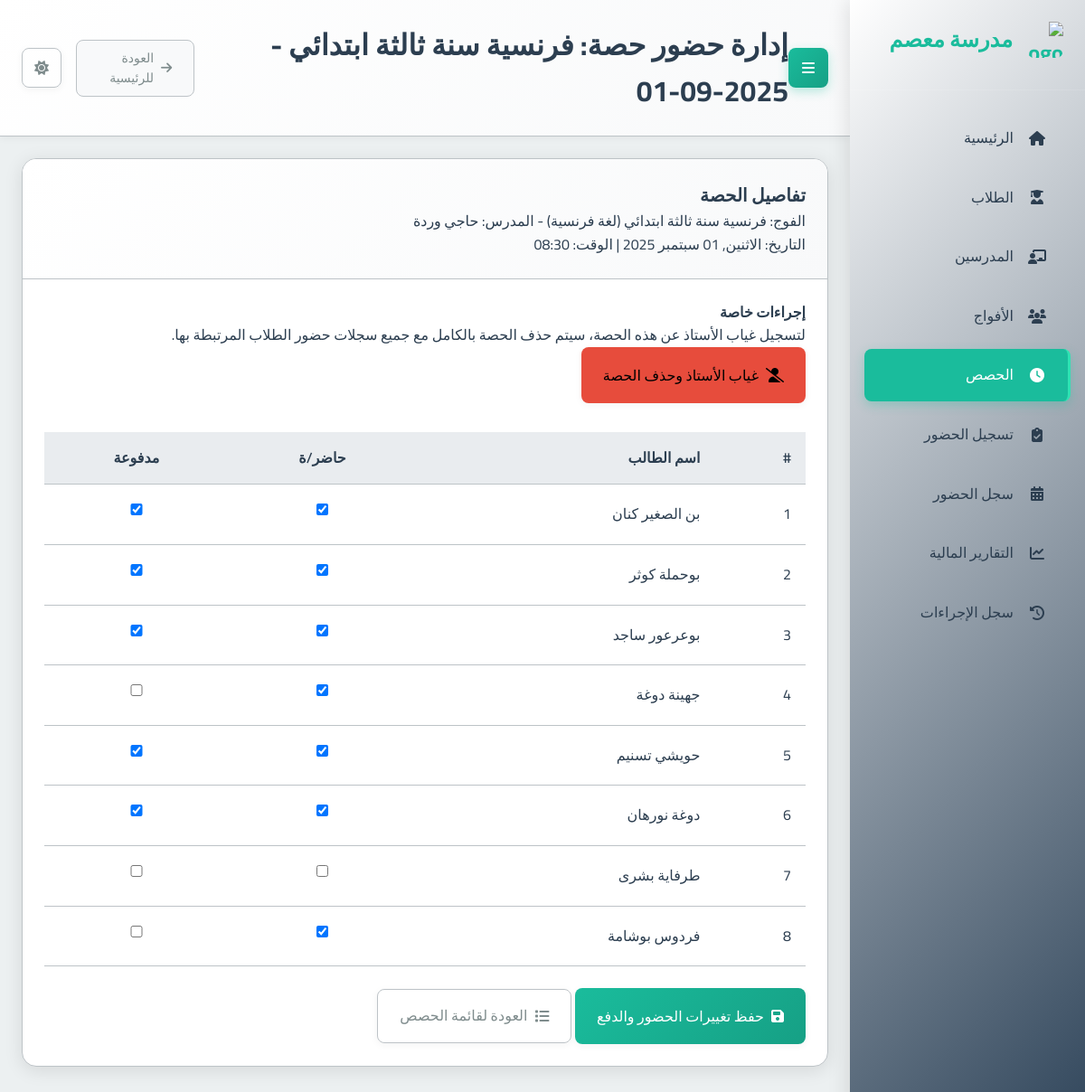
Screenshot of /sessions/13/manage_attendance/ with the database file from the repository.
### school_app/models.py (models this page shows, shortened)
class Session(models.Model):
    group = models.ForeignKey(Group, on_delete=models.CASCADE, related_name='sessions', verbose_name="الفوج")
    date = models.DateField(verbose_name="التاريخ")
    start_time = models.TimeField(verbose_name="وقت البدء")
    duration = models.DecimalField(max_digits=4, decimal_places=2, verbose_name="المدة (ساعات)")
    teacher_attended = models.BooleanField(default=True, verbose_name="حضور المدرس")
    teacher_compensated = models.BooleanField(default=False, verbose_name="تم تعويض المدرس")
    teacher_payment_amount = models.DecimalField(max_digits=10, decimal_places=2, default=Decimal('0.00'), verbose_name="المبلغ المدفوع للمدرس")
    created_at = models.DateTimeField(auto_now_add=True, verbose_name="تاريخ الإنشاء")
    class Meta:
        verbose_name = "حصة"
        verbose_name_plural = "الحصص"

class Group(models.Model):
    name = models.CharField(max_length=100, verbose_name="اسم الفوج")
    subject = models.ForeignKey(Subject, on_delete=models.PROTECT, verbose_name="المادة")
    teacher = models.ForeignKey(Teacher, on_delete=models.CASCADE, verbose_name="المدرس")
    academic_levels = models.ManyToManyField(AcademicLevel, verbose_name="المستويات الدراسية المتوافقة")
    price_per_4_sessions = models.DecimalField(max_digits=10, decimal_places=2, verbose_name="السعر لكل 4 حصص")
    session_day = models.IntegerField(choices=[
        (0, 'الاثنين'),
        (1, 'الثلاثاء'),
        (2, 'الأربعاء'),
        (3, 'الخميس'),
        (4, 'الجمعة'),
        (5, 'السبت'),
        (6, 'الأحد')
    ], verbose_name="يوم الحصة")
    session_start_time = models.TimeField(verbose_name="وقت بداية الحصة")
    session_duration = models.DecimalField(max_digits=4, decimal_places=2, default=1.5, verbose_name="مدة الحصة (ساعات)")
    students = models.ManyToManyField(Student, through='StudentGroup', blank=True, verbose_name="الطلاب المسجلون")
    created_at = models.DateTimeField(auto_now_add=True, verbose_name="تاريخ الإنشاء")
    is_continuous = models.BooleanField(default=False, verbose_name="فوج مستمر (تُنشأ الحصص أسبوعياً تلقائياً)")
    created_sessions_until = models.DateField(null=True, blank=True, verbose_name="تم إنشاء الحصص حتى تاريخ")
    class Meta:
        verbose_name = "فوج"
        verbose_name_plural = "الأفواج"

class Subject(models.Model):
    name = models.CharField(max_length=100, verbose_name="اسم المادة")
    class Meta:
        verbose_name = "مادة دراسية"
        verbose_name_plural = "المواد الدراسية"

class Teacher(models.Model):
    full_name = models.CharField(max_length=201, verbose_name="الاسم الكامل")
    phone_number = models.CharField(max_length=20, unique=True, verbose_name="رقم الهاتف")
    subject = models.ForeignKey(Subject, on_delete=models.PROTECT, verbose_name="المادة الأساسية")
    created_at = models.DateTimeField(auto_now_add=True, verbose_name="تاريخ الإنشاء")
    class Meta:
        verbose_name = "مدرس"
        verbose_name_plural = "المدرسون"

class Student(models.Model):
    full_name = models.CharField(max_length=201, verbose_name="الاسم الكامل")
    phone_number = models.CharField(max_length=20, unique=True, verbose_name="رقم هاتف الطالب")
    guardian_phone = models.CharField(max_length=20, verbose_name="رقم هاتف الولي")
    birth_day = models.IntegerField(verbose_name="يوم الميلاد")
    birth_month = models.IntegerField(verbose_name="شهر الميلاد")
    birth_year = models.IntegerField(verbose_name="سنة الميلاد")
    academic_level = models.ForeignKey(AcademicLevel, on_delete=models.PROTECT, verbose_name="المستوى الدراسي")
    registration_fee_paid = models.BooleanField(default=False, verbose_name="رسوم التسجيل مدفوعة")
    card_number = models.CharField(max_length=20, unique=True, blank=True, null=True, verbose_name="رقم البطاقة")
    prepaid_balance = models.DecimalField(max_digits=10, decimal_places=2, default=Decimal('0.00'), verbose_name="رصيد مدفوع مقدماً")
    created_at = models.DateTimeField(auto_now_add=True, verbose_name="تاريخ الإنشاء")
    class Meta:
        verbose_name = "طالب"
        verbose_name_plural = "الطلاب"

### school_app/views.py (the view, shortened to what this page needs)
# urls.py: path('sessions/<int:session_id>/manage_attendance/', views.manage_session_attendance, name='manage_session_attendance'),
def manage_session_attendance(request, session_id):
    session = get_object_or_404(Session.objects.select_related('group__subject', 'group__teacher'), id=session_id)
    students_in_group = session.group.students.all().order_by('full_name')
    page_title = f"إدارة حضور حصة: {session.group.name} - {session.date.strftime('%Y-%m-%d')}"
    existing_attendance_records = Attendance.objects.filter(session=session)
    attendance_data_map = {att.student_id: {
        'present': att.present,
        'paid': att.student_paid_for_session,
        'attendance_id': att.id
    } for att in existing_attendance_records}
    student_attendance_list = []
    for student in students_in_group:
        data = attendance_data_map.get(student.id, {})
        student_attendance_list.append({
            'student_id': student.id,
            'student_name': student.full_name,
            'is_present': data.get('present', False),
            'is_paid': data.get('paid', False)
        })
    context = {
        'session': session,
        'student_attendance_list': student_attendance_list,
        'page_title': page_title
    }
    return render(request, 'school_app/manage_session_attendance.html', context)

### templates/school_app/manage_session_attendance.html (shortened to what this page needs)
{% extends "base.html" %}
{% block page_title %}{{ page_title }}{% endblock %}
{% block content %}
<div class="card">
  <div class="card-header">
    <h3 class="card-title">تفاصيل الحصة</h3>
    <p class="card-subtitle text-muted">
      الفوج: {{ session.group.name }} ({{ session.group.subject.name }}) - المدرس: {{ session.group.teacher.full_name }} <br>
      التاريخ: {{ session.date|date:"l, d F Y" }} | الوقت: {{ session.start_time|time:"H:i" }}
    </p>
  </div>
  <div class="card-body">
    <div class="mb-4 p-3 border rounded bg-light">
        <h4 class="text-danger">إجراءات خاصة</h4>
        <p>لتسجيل غياب الأستاذ عن هذه الحصة، سيتم حذف الحصة بالكامل مع جميع سجلات حضور الطلاب المرتبطة بها.</p>
        <form method="POST" action="{% url 'delete_session' session.id %}" style="display: inline;">
            <button type="submit" class="btn btn-danger" onclick="return confirm('هل أنت متأكد من تسجيل غياب الأستاذ؟ سيتم حذف الحصة بشكل نهائي.');">
                <i class="fas fa-user-slash"></i> غياب الأستاذ وحذف الحصة
            </button>
        </form>
    </div>
    <form method="post">
      <div class="table-responsive">
        <table class="table table-striped table-hover">
          <thead class="thead-light">
            <tr>
              <th>#</th>
              <th>اسم الطالب</th>
              <th class="text-center">حاضر/ة</th>
              <th class="text-center">مدفوعة</th>
            </tr>
          </thead>
          <tbody>
            {% for student_data in student_attendance_list %}
              <tr>
                <td>{{ forloop.counter }}</td>
                <td>{{ student_data.student_name }}</td>
                <td class="text-center">
                  <div class="custom-control custom-checkbox">
                    <input type="checkbox" class="custom-control-input" id="student_{{ student_data.student_id }}_present" name="student_{{ student_data.student_id }}_present" value="on" {% if student_data.is_present %}checked{% endif %}>
                  </div>
                </td>
                <td class="text-center">
                  <div class="custom-control custom-checkbox">
                    <input type="checkbox" class="custom-control-input" id="student_{{ student_data.student_id }}_paid" name="student_{{ student_data.student_id }}_paid" value="on" {% if student_data.is_paid %}checked{% endif %}>
                  </div>
                </td>
              </tr>
            {% empty %}
              <tr>
                <td colspan="4" class="text-center text-muted">لا يوجد طلاب مسجلون في هذا الفوج.</td>
              </tr>
            {% endfor %}
          </tbody>
        </table>
      </div>
      <div class="mt-3">
        <button type="submit" class="btn btn-primary">
          <i class="fas fa-save"></i> حفظ تغييرات الحضور والدفع
        </button>
        <a href="{% url 'session_list' %}" class="btn btn-outline-secondary">
          <i class="fas fa-list"></i> العودة لقائمة الحصص
        </a>
      </div>
    </form>
  </div>
</div>
{% endblock %}

### static/css/main.css (style rules this page uses)
:root { --primary-color: #2c3e50; --primary-light: #34495e; --primary-darker: #1a252f; --accent-color: #1abc9c; --accent-light: #2fe2b3; --accent-dark: #16a085; --text-color: #2c3e50; --text-secondary: #7f8c8d; --text-on-primary: #ffffff; --text-on-accent: #ffffff; --text-nav: #2c3e50; --background-color: #ecf0f1; --card-background: #ffffff; --input-background: #ffffff; --border-color: #bdc3c7; --input-border-color: #bdc3c7; --success-color: #2ecc71; --warning-color: #f39c12; --error-color: #e74c3c; --info-color: #1E90FF; --table-header-background: #e9ecef; --table-row-hover-background: #f8f9fa; --box-shadow-color: rgba(0, 0, 0, 0.1); --box-shadow-color-hover: rgba(0, 0, 0, 0.15); --box-shadow-soft-color: rgba(0, 0, 0, 0.05); --subtle-background: #f8f9fa; --spacing-xs: 8px; --spacing-sm: 16px; --spacing-md: 24px; --spacing-lg: 32px; --spacing-xl: 48px; --font-family: 'Cairo', sans-serif; --font-size-xs: 12px; --font-size-sm: 14px; --font-size-md: 16px; --font-size-lg: 20px; --font-size-xl: 24px; --font-size-xxl: 32px; --border-radius-sm: 4px; --border-radius-md: 8px; --border-radius-lg: 16px; --transition-fast: 0.2s ease; --transition-normal: 0.3s ease; --transition-slow: 0.5s ease; --sidebar-width: 260px; }
* { margin: 0; padding: 0; box-sizing: border-box; direction: rtl; }
html { direction: rtl; font-size: 16px; }
body { font-family: var(--font-family); background-color: var(--background-color); color: var(--text-color); line-height: 1.6; transition: background-color var(--transition-normal), color var(--transition-normal); overflow-x: hidden; }
.btn-danger { background: var(--error-color); }
.card { background-color: var(--card-background); border-radius: var(--border-radius-lg); box-shadow: 0 4px 20px var(--box-shadow-color); margin-bottom: var(--spacing-md); overflow: hidden; transition: all var(--transition-normal); border: 1px solid var(--border-color); }
.card-header { padding: var(--spacing-md); border-bottom: 1px solid var(--border-color); background: linear-gradient(135deg, var(--card-background) 0%, var(--subtle-background) 100%); }
.card-title { font-size: var(--font-size-lg); font-weight: 600; margin: 0; color: var(--text-color); }
.card-body { padding: var(--spacing-md); color: var(--text-color); }
.btn { font-family: var(--font-family); padding: var(--spacing-sm) var(--spacing-md); border: none; border-radius: var(--border-radius-md); cursor: pointer; font-size: var(--font-size-md); font-weight: 500; text-decoration: none; display: inline-flex; align-items: center; gap: var(--spacing-xs); transition: all var(--transition-fast); box-shadow: 0 2px 8px var(--box-shadow-soft-color); }
.btn-primary { background: linear-gradient(135deg, var(--accent-color) 0%, var(--accent-dark) 100%); color: var(--text-on-accent); }
.btn-outline-secondary { background-color: transparent; border: 1px solid var(--border-color); color: var(--text-secondary); }
input, select, textarea { font-family: var(--font-family); width: 100%; padding: var(--spacing-sm); border: 1px solid var(--input-border-color); border-radius: var(--border-radius-md); background-color: var(--input-background); color: var(--text-color); font-size: var(--font-size-md); transition: all var(--transition-fast); }
.text-center { text-align: center !important; }
.mb-4 { margin-bottom: var(--spacing-lg); }
.mt-3 { margin-top: var(--spacing-md); }
table { width: 100%; border-collapse: collapse; }
th, td { padding: var(--spacing-sm); text-align: right; border-bottom: 1px solid var(--border-color); }
th { background-color: var(--table-header-background); font-weight: 600; color: var(--text-color); }

### rows the page displays
Session: group.name "فرنسية سنة ثالثة ابتدائي", group.subject.name "لغة فرنسية", group.teacher.full_name "حاجي وردة", start_time "08:30"
Student: student_name "بن الصغير كنان"
Student: student_name "بوحملة كوثر"
Student: student_name "بوعرعور ساجد"
Student: student_name "جهينة دوغة"
Student: student_name "حويشي تسنيم"
Student: student_name "دوغة نورهان"
Student: student_name "طرفاية بشرى"
Student: student_name "فردوس بوشامة"

### other values shown
{{ page_title }} "إدارة حضور حصة: فرنسية سنة ثالثة ابتدائي - 2025-09-01"
